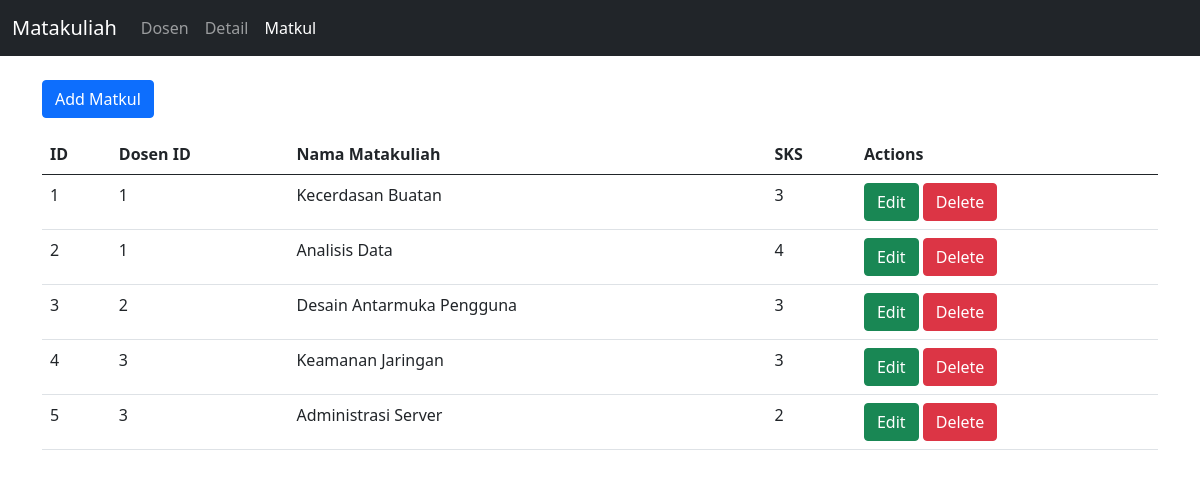
/tp_mvc25/matkul.php, run on the app's committed database.
### tables this page shows
CREATE TABLE `matakuliah` (
  `id` int(11) NOT NULL,
  `dosen_id` int(11) DEFAULT NULL,
  `nama_mk` varchar(150) DEFAULT NULL,
  `sks` int(11) DEFAULT 3
);

### tp_mvc25/views/MatakuliahView.php (called while the page is built, shortened)
<?php
class MatakuliahView {
    public static function list($data) {
        extract(['data' => $data]);
        include __DIR__ . '/../templates/matkul.php';
    }
}

### tp_mvc25/controllers/MatakuliahController.php (called while the page is built, shortened)
<?php
require_once __DIR__ . '/../models/Matakuliah.php';
require_once __DIR__ . '/../views/MatakuliahView.php';
class MatakuliahController {
    private $model;
    public function __construct() {
        $this->model = new Matakuliah();
    }
    public function index() {
        $data = $this->model->all();
        MatakuliahView::list($data);
    }
}

### tp_mvc25/models/Matakuliah.php (called while the page is built, shortened)
<?php
class Matakuliah {
    public function all() {
        $conn = DB::connect();
        $sql = "SELECT matakuliah.*, dosen.name AS dosen_name
                FROM matakuliah
                JOIN dosen ON dosen.id = matakuliah.dosen_id";
        return $conn->query($sql);
    }
}

### tp_mvc25/templates/matkul.php (the view, shortened to what this page needs)
<?php
$mode = "list";
?>
<!DOCTYPE html>
<html>
<head>
    <link rel="stylesheet" href="bootstrap.min.css">
</head>
<body>
<nav class="navbar navbar-expand-lg navbar-dark bg-dark">
    <div class="container-fluid">
      <a class="navbar-brand" href="matkul.php">Matakuliah</a>
      <div class="collapse navbar-collapse">
        <ul class="navbar-nav">
          <li class="nav-item"><a class="nav-link" href="dosen.php">Dosen</a></li>
          <li class="nav-item"><a class="nav-link" href="detail.php">Detail</a></li>
          <li class="nav-item"><a class="nav-link active" href="matkul.php">Matkul</a></li>
        </ul>
      </div>
    </div>
</nav>
<div class="container my-4">
<?php if ($mode == "list") { ?>
    <div class="col-2 my-3">
        <a class="btn btn-primary" href="matkul.php?add=1">Add Matkul</a>
    </div>
    <table class="table">
      <thead>
        <tr>
          <th>ID</th>
          <th>Dosen ID</th>
          <th>Nama Matakuliah</th>
          <th>SKS</th>
          <th>Actions</th>
        </tr>
      </thead>
      <tbody>
        <?php foreach ($data as $row) { ?>
        <tr>
            <td><?= $row['id'] ?></td>
            <td><?= $row['dosen_id'] ?></td>
            <td><?= $row['nama_mk'] ?></td>
            <td><?= $row['sks'] ?></td>
            <td>
                <a class='btn btn-success' href='matkul.php?id_edit=<?= $row['id'] ?>'>Edit</a>
                <a class='btn btn-danger' href='matkul.php?id_hapus=<?= $row['id'] ?>'>Delete</a>
            </td>
        </tr>
        <?php } ?>
      </tbody>
    </table>
<?php } ?>
</div>
</body>
</html>

### data on the page
matakuliah: id "1", dosen "1", nama_mk "Kecerdasan Buatan", sks "3"
matakuliah: id "2", dosen "1", nama_mk "Analisis Data", sks "4"
matakuliah: id "3", dosen "2", nama_mk "Desain Antarmuka Pengguna", sks "3"
matakuliah: id "4", dosen "3", nama_mk "Keamanan Jaringan", sks "3"
matakuliah: id "5", dosen "3", nama_mk "Administrasi Server", sks "2"
